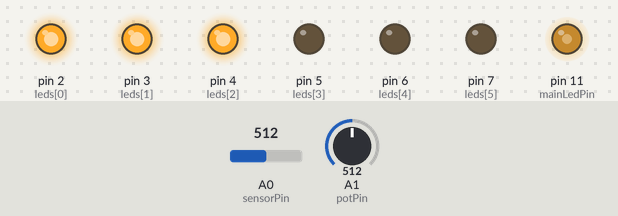
Recording of a sketch running on a simulated Arduino Uno, built with avr-gcc and run on an emulated ATmega328P. Shown: output pins drawn as LEDs (lit = HIGH). The inputs (shaded band) are chosen by the test bench; at power-on: A0 (sensorPin) = 512, A1 (potPin) = 512.

Above: at 1.2 s.
1.3 s: A0 (sensorPin) set to 605
At 1.6 s:
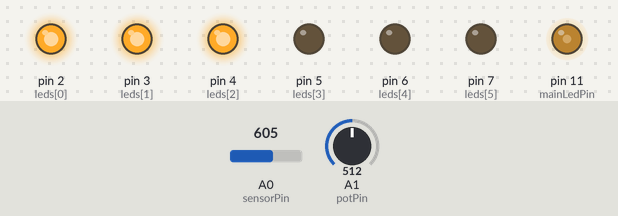
2.8 s: A0 (sensorPin) set to 628
At 3.9 s:
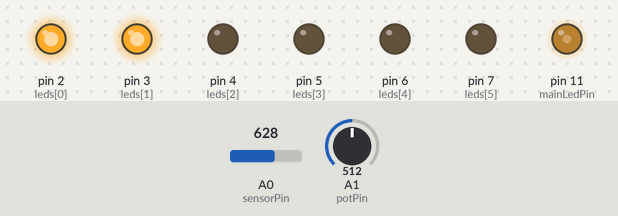
4.3 s: A1 (potPin) set to 122
At 5.0 s:
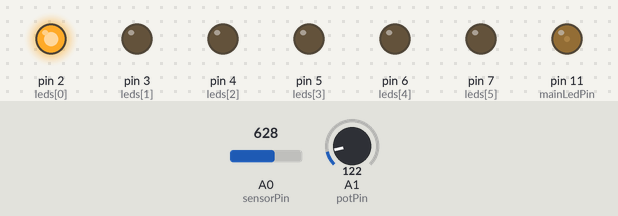
5.8 s: A1 (potPin) set to 0
At 6.2 s:
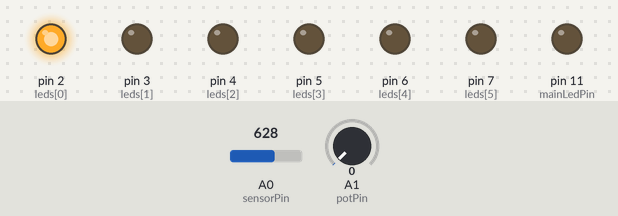
7.3 s: A1 (potPin) set to 2
8.8 s: A1 (potPin) set to 5
At 9.7 s:
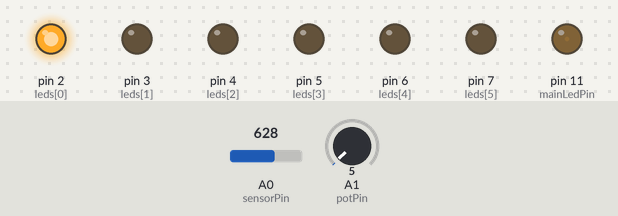
Timing chart, 0 to 11.3 s (numbered marks = the images above; inputs shaded):
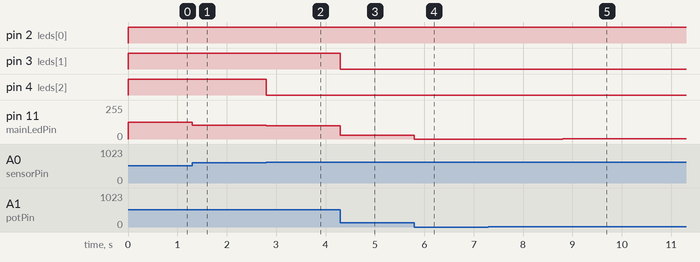

The sketch:

Source_Code.ino
```cpp
int mainLedPin = 11;
int sensorPin = A0;
int sensorValue = 0;
int potPin = A1;
int potValue = 0;
int numLeds = 6;
int leds[] = {2,3,4,5,6,7};

void setup()
{
  pinMode(mainLedPin, OUTPUT);
  for(int i = 0; i<numLeds; i++)
  {
    pinMode(leds[i], OUTPUT);
  }
}

void loop()
{
  sensorValue = 1023 - analogRead(sensorPin);
  potValue = analogRead(potPin);
  if(sensorValue<potValue)
  {
    analogWrite(mainLedPin, sensorValue/4);
    int numOfLeds = map(sensorValue, 0, 1023, 1, numLeds);
    for(int i = 0; i<numLeds; i++)
    {
      if(i<numOfLeds)
      {
        digitalWrite(leds[i], HIGH);
      }
      else
      {
        digitalWrite(leds[i], LOW);
      }
    }
  }
  else
  {
    analogWrite(mainLedPin, potValue/4);
    int numOfLeds = map(potValue, 0, 1023, 1, numLeds);
    for(int i = 0; i<numLeds; i++)
    {
      if(i<numOfLeds)
      {
        digitalWrite(leds[i], HIGH);
      }
      else
      {
        digitalWrite(leds[i], LOW);
      }
    }
  }
}
```

Measured:
- the behaviour switches between 613 and 614 on A0 (sensorPin) (found by bisection; images 1 and 2)
- after the input at 1.3 s, pin 11 (mainLedPin): 127/255 → 104/255 at once
- after the input at 2.8 s, pin 4 (leds[2]): HIGH → LOW at once; pin 11 (mainLedPin): 104/255 → 98/255 at once
- after the input at 4.3 s, pin 3 (leds[1]): HIGH → LOW at once; pin 11 (mainLedPin): 98/255 → 30/255 at once
- after the input at 5.8 s, pin 11 (mainLedPin): 30/255 → 0/255 at once
- after the input at 7.3 s, every drawn part: stays the same
- after the input at 8.8 s, pin 11 (mainLedPin): 0/255 → 1/255 at once
